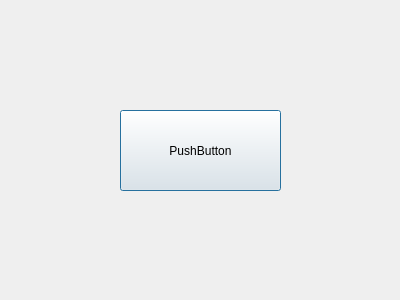
<?xml version="1.0" encoding="UTF-8"?>
<ui version="4.0">
 <class>Pesquisa</class>
 <widget class="QDialog" name="Pesquisa">
  <property name="geometry">
   <rect>
    <x>0</x>
    <y>0</y>
    <width>400</width>
    <height>300</height>
   </rect>
  </property>
  <property name="windowTitle">
   <string>Dialog</string>
  </property>
  <widget class="QPushButton" name="pushButton">
   <property name="geometry">
    <rect>
     <x>120</x>
     <y>110</y>
     <width>161</width>
     <height>81</height>
    </rect>
   </property>
   <property name="text">
    <string>PushButton</string>
   </property>
  </widget>
 </widget>
 <resources/>
 <connections/>
</ui>
